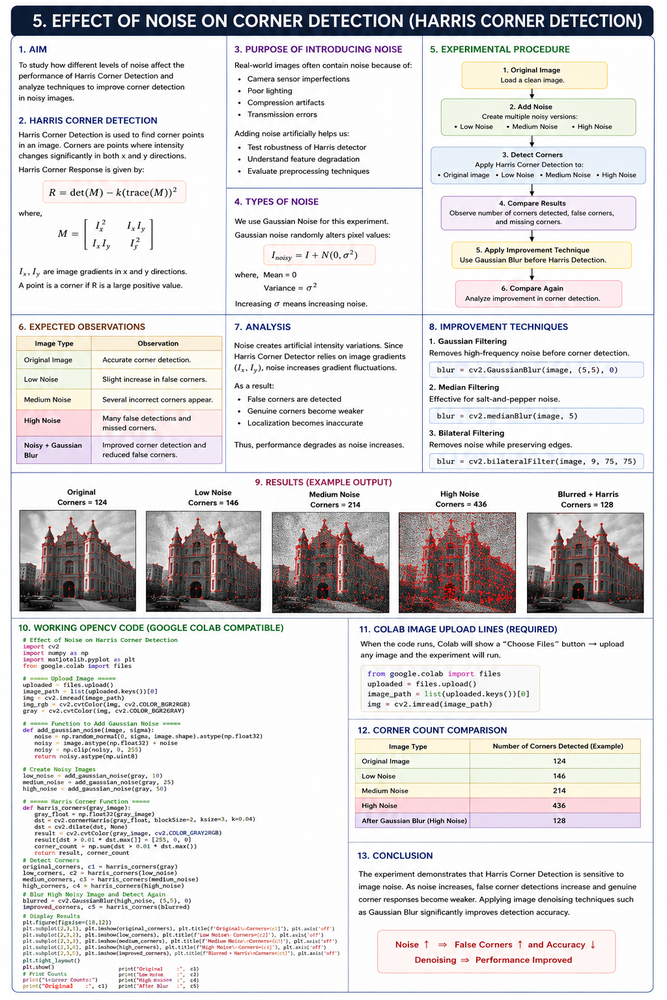
#> input picture CO3/AT1/Q05/q5at1co3.png, 667 x 1000 px, shrunk from 1024 x 1536 before the run
$ python code.py
#> lines starting #> are read from the running program, lines starting #| are printed output that depends on the picture; after the words box and inside, x2 and y2 are one past the last pixel; in counts of white or black regions, pixels touching at a corner belong together
# ==========================================
# Effect of Noise on Harris Corner Detection
# Google Colab Compatible
# ==========================================

import cv2
import numpy as np
import matplotlib.pyplot as plt
from google.colab import files

# ==========================================
# Upload Image
# ==========================================

uploaded = files.upload()
#> the answer given: q5at1co3.png

image_path = list(uploaded.keys())[0]

img = cv2.imread(image_path)
#> img is the input picture: shape (1000, 667, 3); mean B, G, R 219.9, 219.3, 221.4

if img is None:
    raise Exception("Could not load image.")

img_rgb = cv2.cvtColor(img, cv2.COLOR_BGR2RGB)
gray = cv2.cvtColor(img, cv2.COLOR_BGR2GRAY)

# ==========================================
# Function to Add Gaussian Noise
# ==========================================

def add_gaussian_noise(image, sigma):

#> called with sigma = 5
    noise = np.random.normal(
        0,
        sigma,
        image.shape
    )

    noisy = image.astype(np.float32) + noise

    noisy = np.clip(
        noisy,
        0,
        255
    )

    return noisy.astype(np.uint8)

# ==========================================
# Create Noisy Images
# ==========================================

low_noise = add_gaussian_noise(gray, 5)

medium_noise = add_gaussian_noise(gray, 15)

high_noise = add_gaussian_noise(gray, 30)

# ==========================================
# Harris Corner Detection Function
# ==========================================

def harris_corners(gray_image):

    # Light blur to stabilize gradients
    gray_blur = cv2.GaussianBlur(
        gray_image,
        (3,3),
        0
    )

    gray_float = np.float32(gray_blur)

    dst = cv2.cornerHarris(
        gray_float,
        blockSize=2,
        ksize=3,
        k=0.04
    )

    dst = cv2.dilate(dst, None)
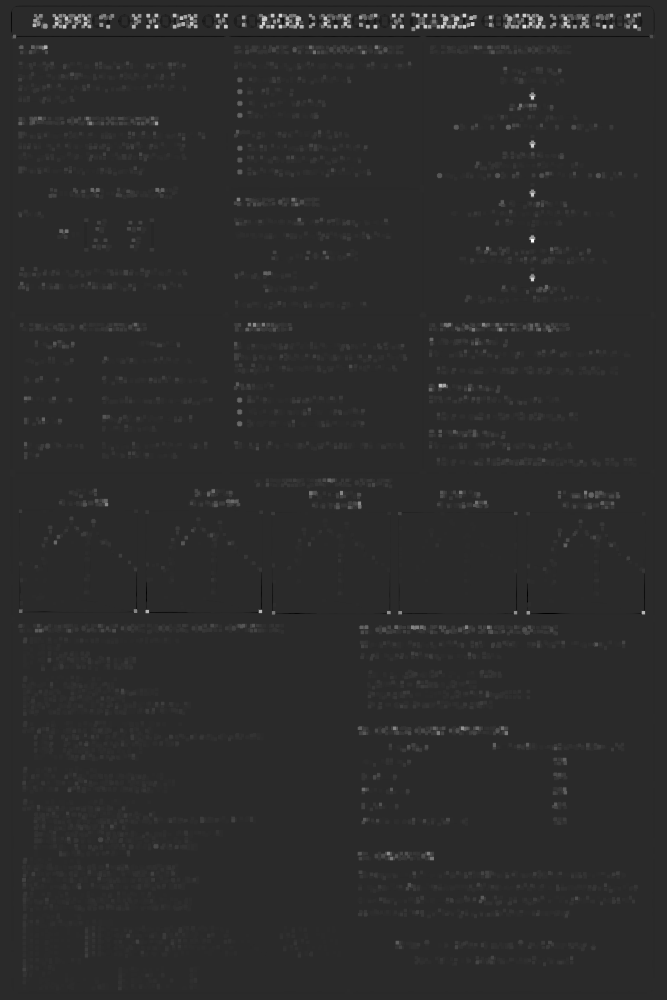
#> dst: shape (1000, 667) float32; min -10387815, max 52421436, mean 461290.8; drawn with min black and max white

    # Tuned threshold
    threshold = 0.07 * dst.max()
#> threshold = 3669500.5

    result = cv2.cvtColor(
        gray_image,
        cv2.COLOR_GRAY2RGB
    )

    result[dst > threshold] = [255, 0, 0]
#> result: shape (1000, 667, 3); mean B, G, R 222.8, 215.4, 215.4

    # Count corner regions instead of pixels
    mask = np.uint8(dst > threshold)
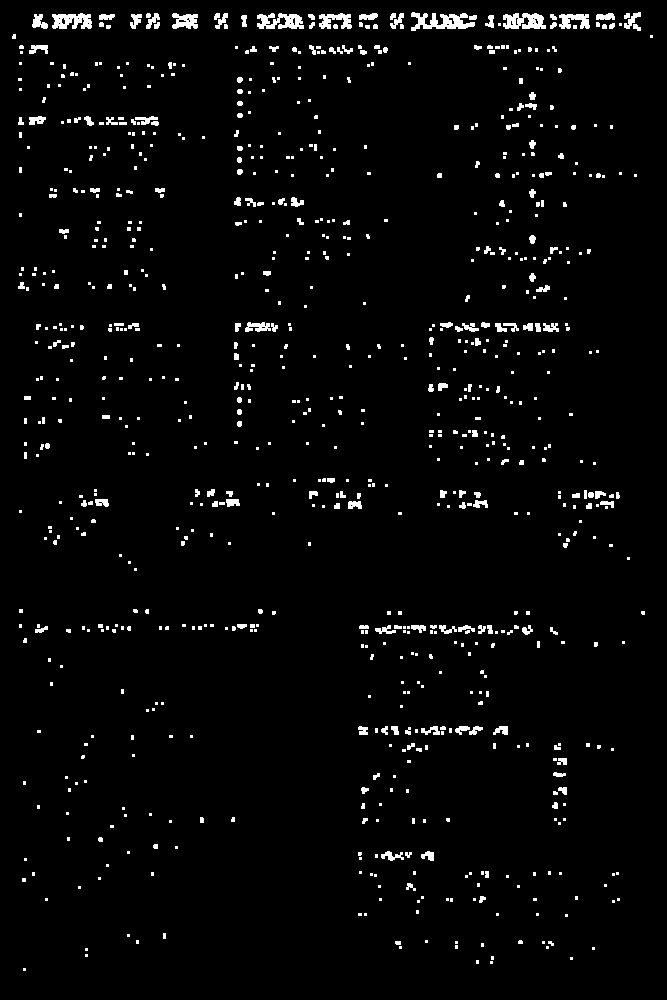
#> mask: shape (1000, 667); values 0 (black) and 1 (white), 2.9% white; 875 white regions (651 under 20 px), largest, box (x1, y1, x2, y2) and area: (411, 12, 475, 31) 642, (257, 13, 304, 29) 501, (503, 13, 546, 29) 501

    num_labels, labels = cv2.connectedComponents(mask)
#> labels: shape (1000, 667) int32; 876 distinct labels, from 0 to 875
#> num_labels = 876

    corner_count = num_labels - 1
#> corner_count = 875

    return result, corner_count

# ==========================================
# Detect Corners
# ==========================================

original_corners, c1 = harris_corners(gray)
#> c1 = 875

low_corners, c2 = harris_corners(low_noise)
#> in harris_corners (call 2), `threshold = 0.07 * dst.max()`: threshold = 3852172
#> in harris_corners (call 2), `result[dst > threshold] = [255, 0, 0]`: result: shape (1000, 667, 3); mean B, G, R 221.5, 214.7, 214.7
#> in harris_corners (call 2), `mask = np.uint8(dst > threshold)`: mask: shape (1000, 667); values 0 (black) and 1 (white), 2.7% white; 811 white regions (599 under 20 px), largest, box (x1, y1, x2, y2) and area: (411, 12, 475, 31) 634, (503, 13, 546, 29) 489, (52, 13, 92, 29) 471
#> in harris_corners (call 2), `num_labels, labels = cv2.connectedComponents(mask)`:
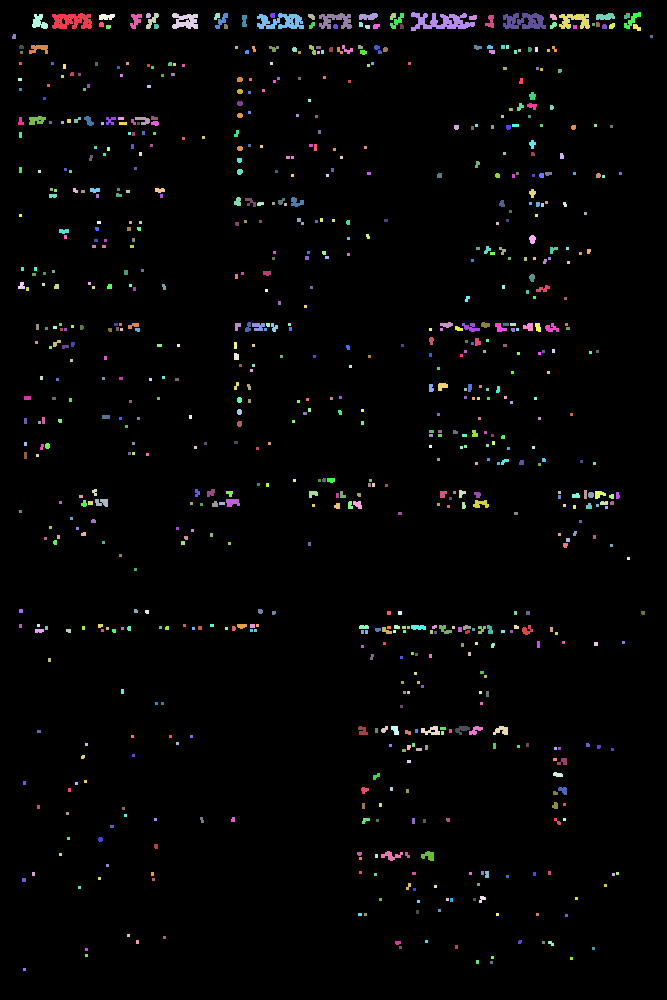
#> labels: shape (1000, 667) int32; 812 distinct labels, from 0 to 811; one colour per label, 0 black
#> in harris_corners (call 2), `num_labels, labels = cv2.connectedComponents(mask)`: num_labels = 812
#> in harris_corners (call 2), `corner_count = num_labels - 1`: corner_count = 811
#> c2 = 811

medium_corners, c3 = harris_corners(medium_noise)
#> in harris_corners (call 3), `threshold = 0.07 * dst.max()`: threshold = 3193574.7
#> in harris_corners (call 3), `result[dst > threshold] = [255, 0, 0]`: result: shape (1000, 667, 3); mean B, G, R 219.6, 211.1, 211.1
#> in harris_corners (call 3), `mask = np.uint8(dst > threshold)`: mask: shape (1000, 667); values 0 (black) and 1 (white), 3.3% white; 992 white regions (733 under 20 px), largest, box (x1, y1, x2, y2) and area: (411, 12, 475, 32) 655, (257, 13, 305, 29) 549, (503, 13, 546, 29) 515
#> in harris_corners (call 3), `num_labels, labels = cv2.connectedComponents(mask)`:
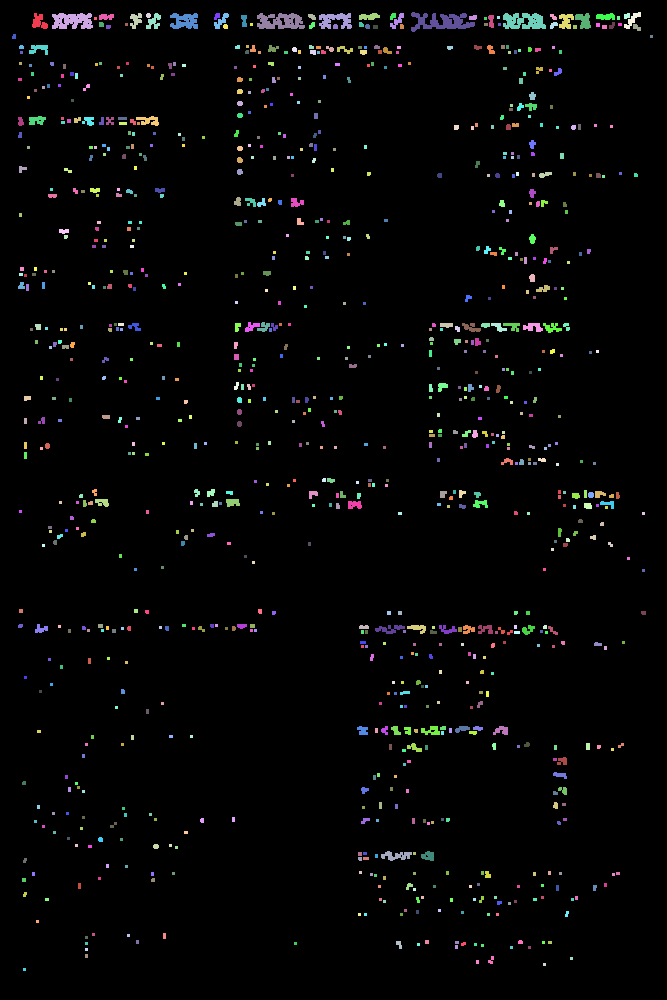
#> labels: shape (1000, 667) int32; 993 distinct labels, from 0 to 992; one colour per label, 0 black
#> in harris_corners (call 3), `num_labels, labels = cv2.connectedComponents(mask)`: num_labels = 993
#> in harris_corners (call 3), `corner_count = num_labels - 1`: corner_count = 992
#> c3 = 992

high_corners, c4 = harris_corners(high_noise)
#> in harris_corners (call 4), `threshold = 0.07 * dst.max()`: threshold = 4210242.4
#> in harris_corners (call 4), `result[dst > threshold] = [255, 0, 0]`:
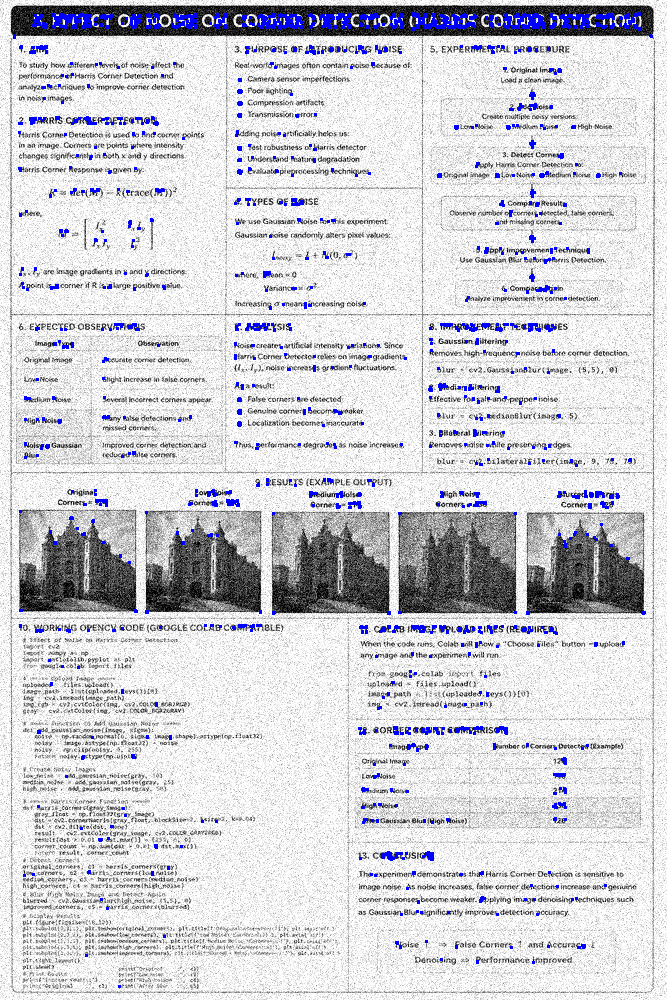
#> result: shape (1000, 667, 3); mean B, G, R 214.7, 208.8, 208.8
#> in harris_corners (call 4), `mask = np.uint8(dst > threshold)`: mask: shape (1000, 667); values 0 (black) and 1 (white), 2.3% white; 721 white regions (539 under 20 px), largest, box (x1, y1, x2, y2) and area: (411, 12, 476, 31) 613, (257, 13, 304, 30) 511, (503, 13, 546, 29) 461
#> in harris_corners (call 4), `num_labels, labels = cv2.connectedComponents(mask)`:
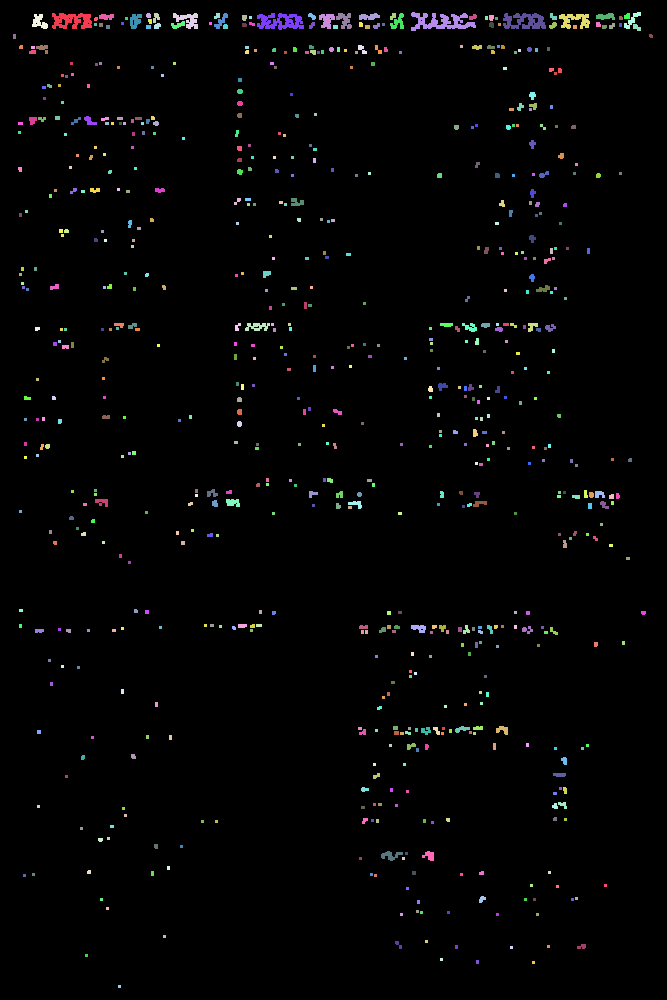
#> labels: shape (1000, 667) int32; 722 distinct labels, from 0 to 721; one colour per label, 0 black
#> in harris_corners (call 4), `num_labels, labels = cv2.connectedComponents(mask)`: num_labels = 722
#> in harris_corners (call 4), `corner_count = num_labels - 1`: corner_count = 721
#> c4 = 721

# ==========================================
# Improvement Technique
# Gaussian Blur on High Noise Image
# ==========================================

improved_image = cv2.GaussianBlur(
    high_noise,
    (5,5),
    0
)

improved_corners, c5 = harris_corners(
    improved_image
)
#> in harris_corners (call 5), `dst = cv2.cornerHarris( gray_float, blockSize=2, ksize=3, k=0.04 )`:
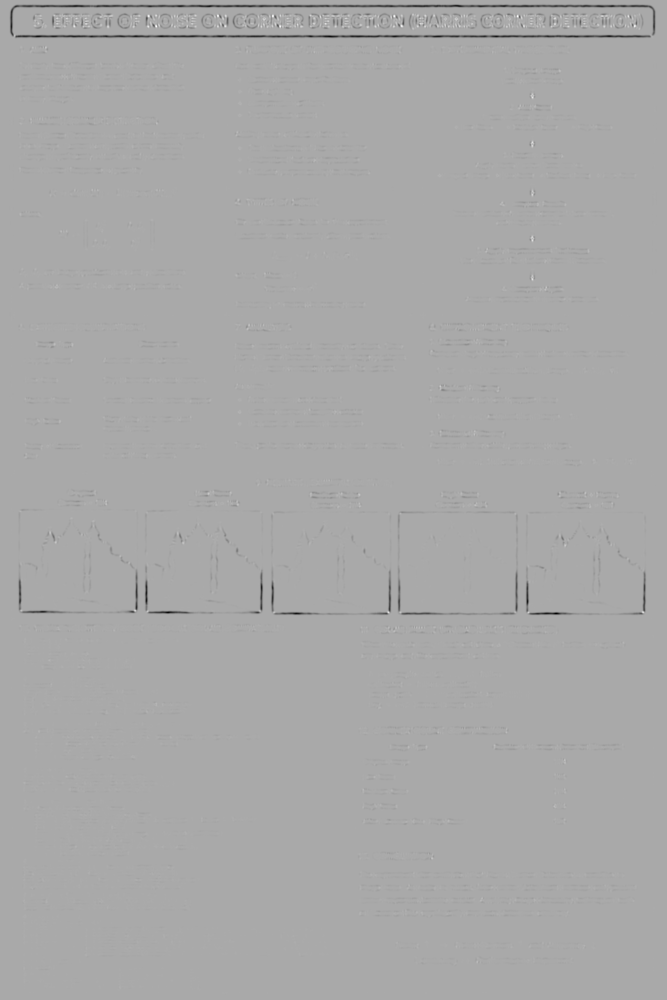
#> dst: shape (1000, 667) float32; min -9750188, max 4893407, mean -52135.8; drawn with min black and max white
#> in harris_corners (call 5), `threshold = 0.07 * dst.max()`: threshold = 342538.5
#> in harris_corners (call 5), `num_labels, labels = cv2.connectedComponents(mask)`: num_labels = 496
#> in harris_corners (call 5), `corner_count = num_labels - 1`: corner_count = 495
#> c5 = 495

# ==========================================
# Display Results
# ==========================================

plt.figure(figsize=(16,10))

plt.subplot(2,3,1)
plt.imshow(original_corners)
plt.title(f'Original\nCorners = {c1}')
plt.axis('off')

plt.subplot(2,3,2)
plt.imshow(low_corners)
plt.title(f'Low Noise\nCorners = {c2}')
plt.axis('off')

plt.subplot(2,3,3)
plt.imshow(medium_corners)
plt.title(f'Medium Noise\nCorners = {c3}')
plt.axis('off')

plt.subplot(2,3,4)
plt.imshow(high_corners)
plt.title(f'High Noise\nCorners = {c4}')
plt.axis('off')

plt.subplot(2,3,5)
plt.imshow(improved_corners)
plt.title(f'Blurred + Harris\nCorners = {c5}')
plt.axis('off')

plt.tight_layout()
plt.show()

# ==========================================
# Result Summary
# ==========================================

print("\n===================================")
print(" HARRIS CORNER DETECTION RESULTS")
print("===================================")

print(f"Original Image      : {c1}")
#| Original Image      : 875
print(f"Low Noise           : {c2}")
#| Low Noise           : 811
print(f"Medium Noise        : {c3}")
#| Medium Noise        : 992
print(f"High Noise          : {c4}")
#| High Noise          : 721
print(f"After Gaussian Blur : {c5}")
#| After Gaussian Blur : 495

print("\nObservation:")
print("- Noise increases false corner detections.")
print("- Higher noise produces more spurious corners.")
print("- Gaussian Blur reduces false corners and improves detection quality.")
